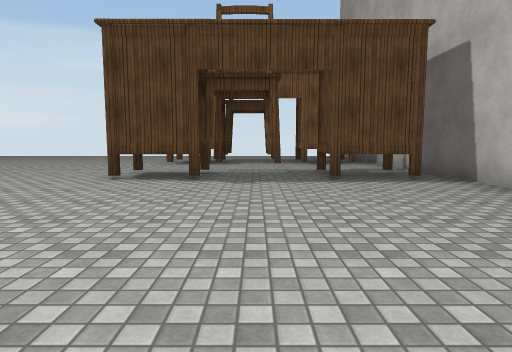
view 1 (above)

16 first-person views from a walk through a 3-D level made in the Unity game engine. The camera is 1.3 m above the floor, tilts 6° down and sees 75° across. The floor is counted in squares, 2 m on a side. Each view is taken from the middle of a square. On the plan, view 1 faces up. The plan holds only what a view shows up to about 10 squares ahead; the rest is blank. Some animated figures are not drawn. Door leaves are left out, so doorways stand open. Surface patterns are stand-ins for the level's own textures.

view 2
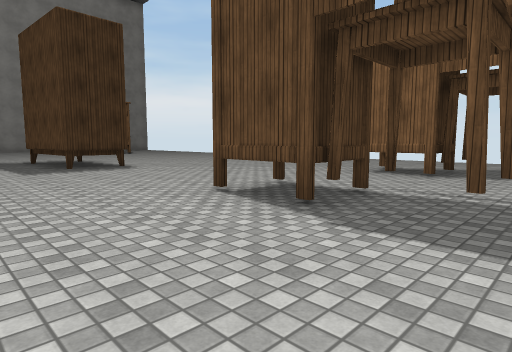

view 3
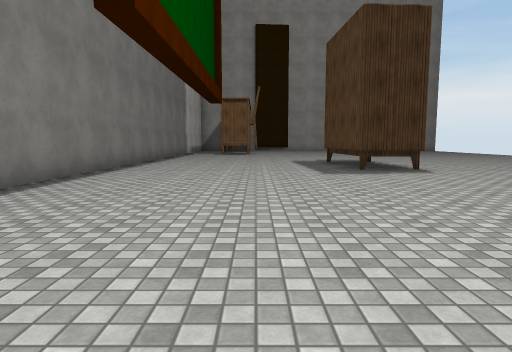

view 4
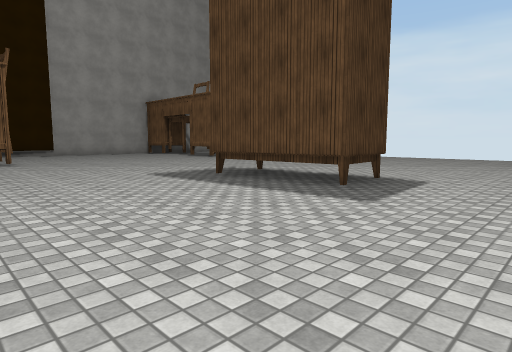

view 5
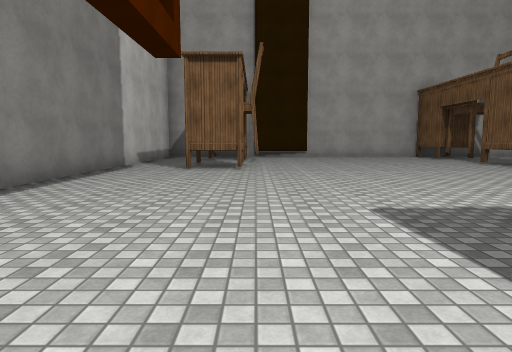

view 6
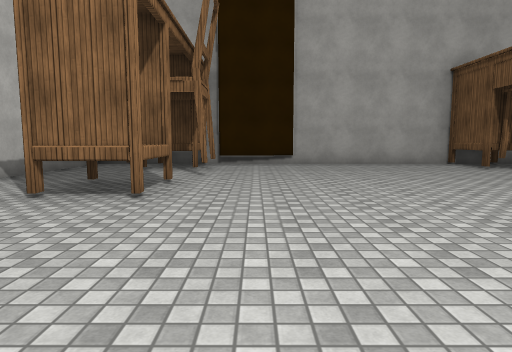

view 7
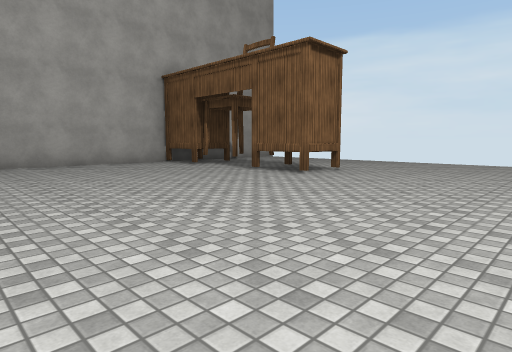

view 8
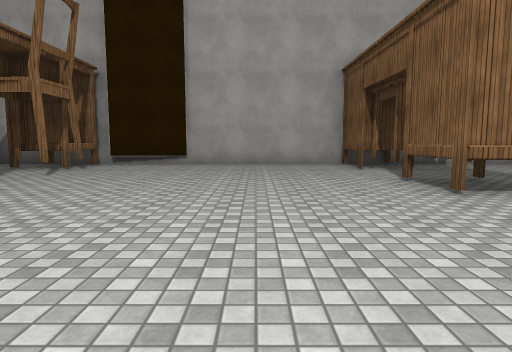

view 9
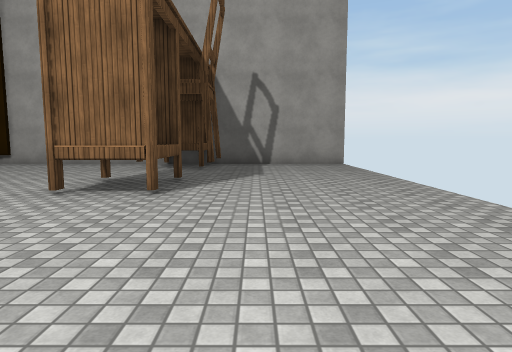

view 10
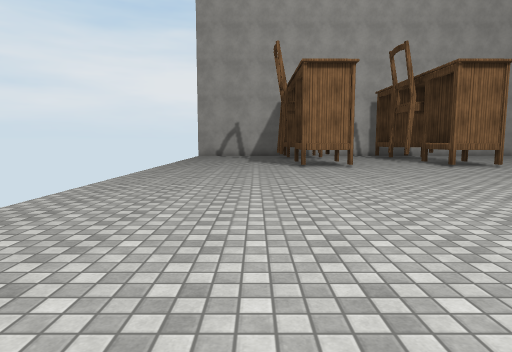

view 11
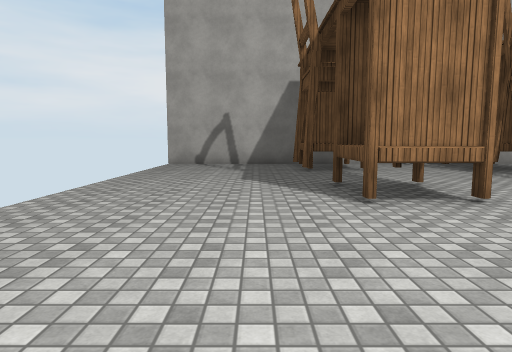

view 12
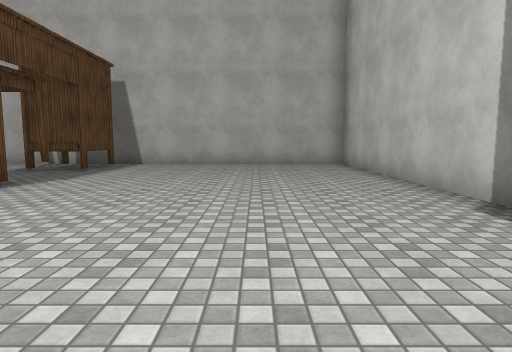

view 13
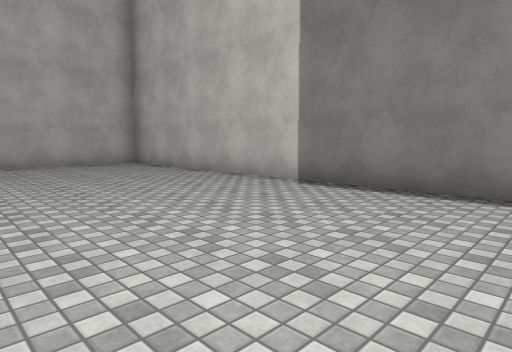

view 14
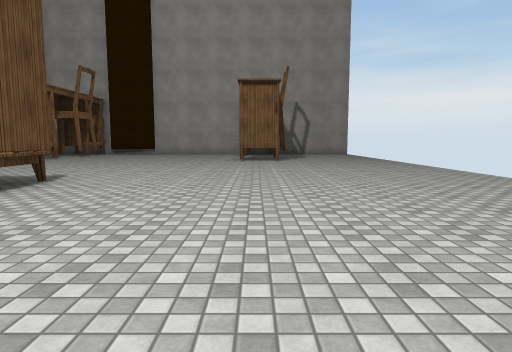

view 15
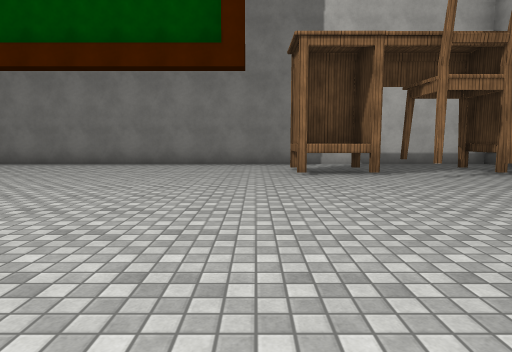

view 16
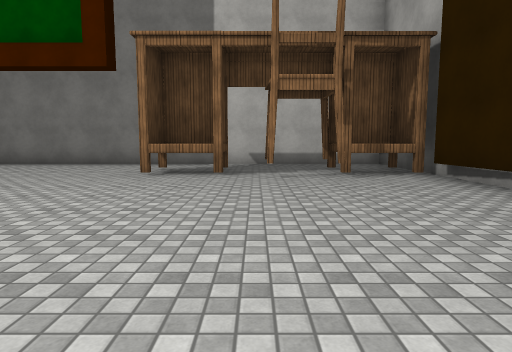

### Floor plan
Key: @ floor where view 1 was taken; # wall or solid block; x gap in a wall; . floor; D open door; ^ raised ledge; C chair; O other object.
Columns run from 22 left of view 1 to 4 right of it. Each row starts with its distance up from view 1.
 15 #                         #
 14 #.........................#
 13 #.........................#
 12 #.........................#
 11 #DC..D..............D#C.D.#
 10 #^#..^^.............^#..^.#
  9 #.........................#
  8 #.........................#
  7 #...................DC..D.#
  6 #...........OOO.....##..#.#
  5 #...........O.............#
  4 #.........................#
  3 #DDxCDD...................#
  2 #^^.##^...................#
  1 #.........................#
  0 #.....................@...#
 -1 ###########################

Where each view was taken, in squares from view 1:
view 1: 0 up, 0 right, facing up
view 2: 3 up, 1 right, facing up-left
view 3: 3 up, 0 right, facing left
view 4: 1 up, 5 left, facing up-left
view 5: 3 up, 8 left, facing left
view 6: 4 up, 12 left, facing left
view 7: 4 up, 12 left, facing up-left
view 8: 7 up, 12 left, facing left
view 9: 12 up, 12 left, facing left
view 10: 12 up, 11 left, facing right
view 11: 12 up, 6 left, facing right
view 12: 2 up, 6 left, facing right
view 13: 4 up, 6 left, facing down-right
view 14: 10 up, 5 left, facing left
view 15: 9 up, 15 left, facing down
view 16: 9 up, 18 left, facing down
